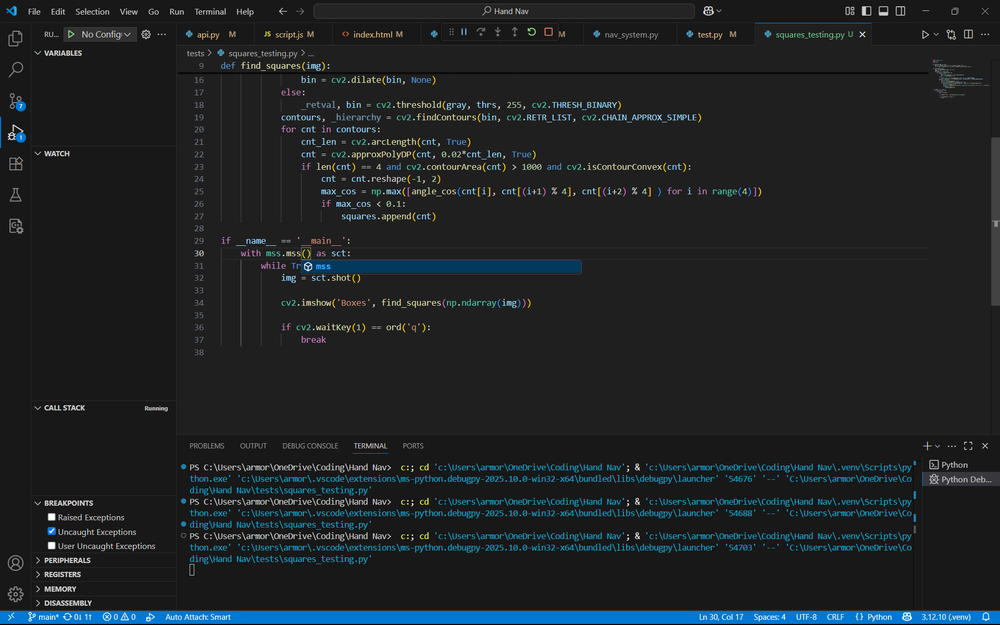
#> input picture monitor-1.png, 1000 x 625 px, shrunk from 1920 x 1200 before the run
$ python -i squares_testing.py   (imports and definitions only)
#> lines starting #> are read from the running program, lines starting #| are printed output that depends on the picture
#> further down, picture is the input picture: shape (625, 1000, 3); mean B, G, R 37.7, 35.2, 30.5
import numpy as np
import cv2
import mss

def angle_cos(p0, p1, p2):
    d1, d2 = (p0-p1).astype('float'), (p2-p1).astype('float')
    return abs(np.dot(d1, d2) / np.sqrt( np.dot(d1, d1)*np.dot(d2, d2)))

def find_squares(img):
    img = cv2.GaussianBlur(img, (5, 5), 0)
    squares = []
    for gray in cv2.split(img):
        for thrs in range(0, 255, 26):
            if thrs == 0:
                bin = cv2.Canny(gray, 0, 50, apertureSize=5)
                bin = cv2.dilate(bin, None)
            else:
                _retval, bin = cv2.threshold(gray, thrs, 255, cv2.THRESH_BINARY)
            contours, _hierarchy = cv2.findContours(bin, cv2.RETR_LIST, cv2.CHAIN_APPROX_SIMPLE)
            for cnt in contours:
                cnt_len = cv2.arcLength(cnt, True)
                cnt = cv2.approxPolyDP(cnt, 0.02*cnt_len, True)
                if len(cnt) == 4 and cv2.contourArea(cnt) > 1000 and cv2.isContourConvex(cnt):
                    cnt = cnt.reshape(-1, 2)
                    max_cos = np.max([angle_cos(cnt[i], cnt[(i+1) % 4], cnt[(i+2) % 4] ) for i in range(4)])
                    if max_cos < 0.1:
                        squares.append(cnt)
#> this loop made 3 passes
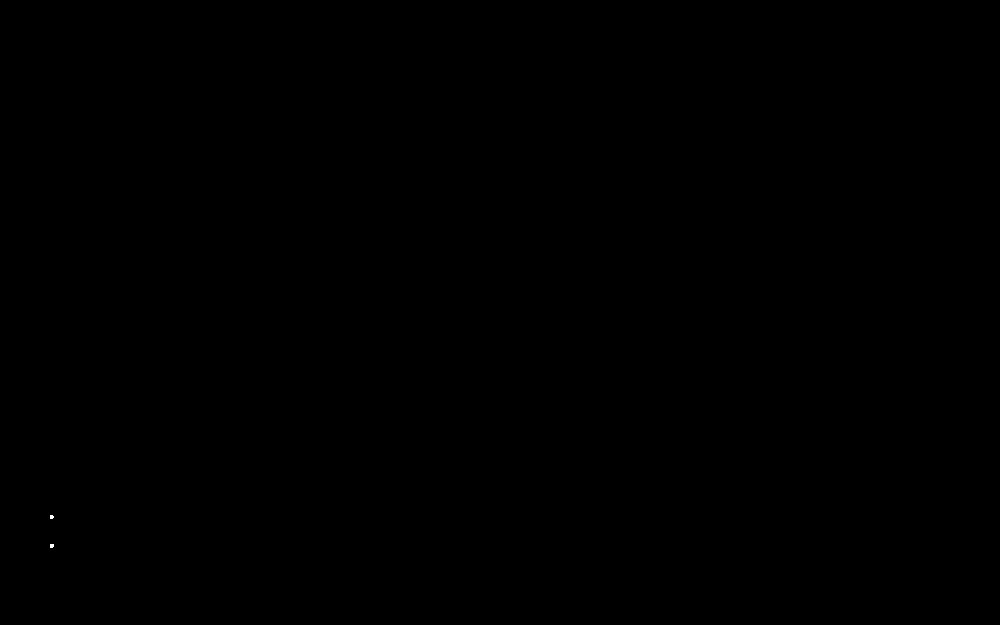
#> bin: shape (625, 1000); 0% white; 2 white regions (2 under 20 px)
#> after the loop, cnt = [[50, 515], [50, 518], [52, 518], [53, 517], [53, 516], [52, 515]]; max_cos = 0; squares = 33 items

    return squares

# [12 lines not run here, left out]

>>> import cv2
>>> picture = cv2.imread('../monitor-1.png')
>>> result = find_squares(picture)
#> result = 33 items
